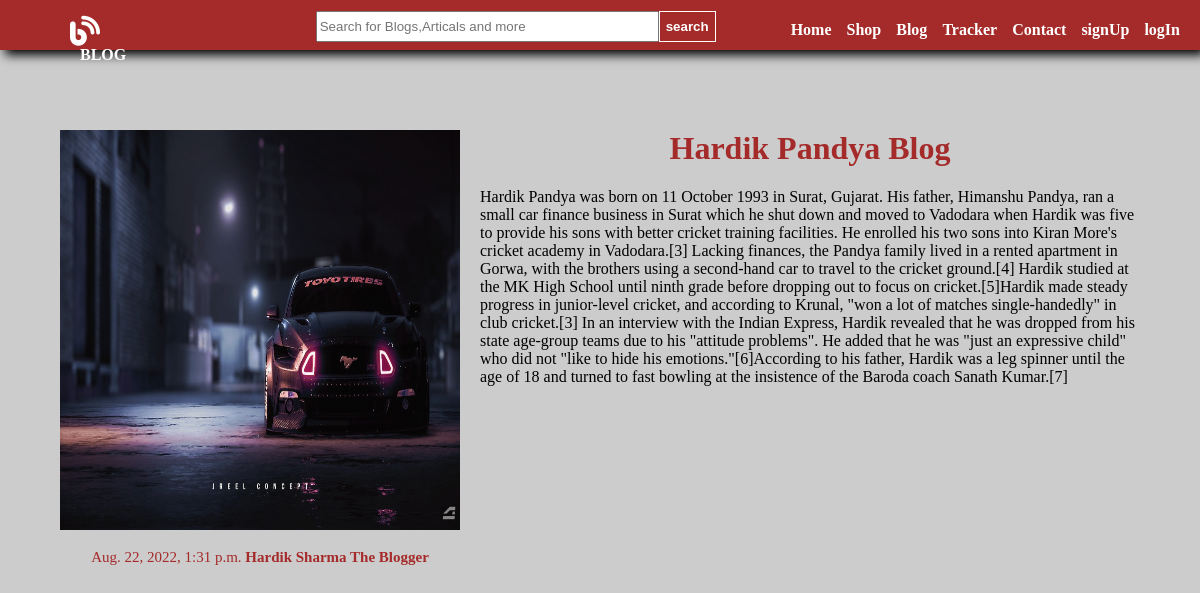
The app's page /blog/userContentDetails/1 with its own data.
### blog/models.py (models this page shows)
class PublishBlog(models.Model):
    publish_id= models.AutoField
    Author_Name = models.CharField(max_length=50)
    Blogger_Email = models.CharField(max_length=50)
    Blogger_Title = models.CharField(max_length=80)
    Blogger_Content = models.CharField(max_length=5000000)
    Blog_Image = models.ImageField(upload_to='shop/image',default='')
    Blog_Date = models.DateTimeField(auto_now=True)
    def __str__(self):
        return self.Blogger_Title

### blog/views.py (the view)
# urls.py: path("userContentDetails/<int:myid>",views.show_user_blog_details,name='viewblogs'),
def show_user_blog_details(request,myid):
    parti_blog = PublishBlog.objects.filter(id=myid)
    print("jsdfkjs;kljaslfjlsdk;lsjf", parti_blog)
    params ={"particular_blog":parti_blog}
    return render(request,'blog/userContentDetails.html',params)

### blog/templates/blog/userContentDetails.html (shortened to what this page needs)
{% extends 'blog/basic.html' %}
{% block body%}
{% load static %}
{% for blog_view in particular_blog %}
<div id="contentdetails_container">
    <p>
        <div id="contentdetails_pic">
            <img class=contentdetails_pic_image src="/media/{{blog_view.Blog_Image}}">
            <p style="font-size:15px;color:brown;">{{blog_view.Blog_Date}} <span id="contentdetails_author">{{blog_view.Author_Name}}</span></p>
        </div>
        <div id="contentdetails_text">
            <center><h1 style="color:brown;">{{blog_view.Blogger_Title}}</h1></center>
        </div>
        {{blog_view.Blogger_Content}}
    </p>
</div>
{% endfor %}
{% endblock %}

### records on screen
PublishBlog: Blog_Image (picture), Blog_Date "Aug. 22, 2022, 1:31 p.m.", Author_Name "Hardik Sharma The Blogger", Blogger_Title "Hardik Pandya Blog", Blogger_Content "Hardik Pandya was born on 11 October 1993 in Surat, Gujarat. His father, Himanshu Pandya, ran a small car finance business in Surat which he shut down and moved to Vadodara when Hardik was five to provide his sons with better cricket training facilities. He enrolled his two sons into Kiran More's cricket academy in Vadodara.[3] Lacking finances, the Pandya family lived in a rented apartment in Gorwa, with the brothers using a second-hand car to travel to the cricket ground.[4] Hardik studied at the MK High School until ninth grade before dropping out to focus on cricket.[5]Hardik made steady progress in junior-level cricket, and according to Krunal, \"won a lot of matches single-handedly\" in…"
